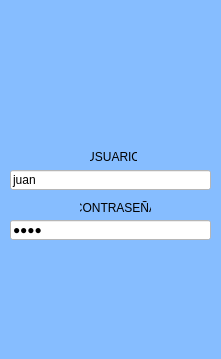
<?xml version="1.0" encoding="UTF-8"?>
<ui version="4.0">
 <class>Login</class>
 <widget class="QWidget" name="Login">
  <property name="geometry">
   <rect>
    <x>0</x>
    <y>0</y>
    <width>221</width>
    <height>359</height>
   </rect>
  </property>
  <property name="sizePolicy">
   <sizepolicy hsizetype="Preferred" vsizetype="MinimumExpanding">
    <horstretch>0</horstretch>
    <verstretch>0</verstretch>
   </sizepolicy>
  </property>
  <property name="windowTitle">
   <string>LOGIN</string>
  </property>
  <property name="styleSheet">
   <string notr="true">background-color: rgb(134, 189, 255);
border-color: rgb(13, 13, 13);</string>
  </property>
  <widget class="QLabel" name="lUsuario">
   <property name="enabled">
    <bool>false</bool>
   </property>
   <property name="geometry">
    <rect>
     <x>90</x>
     <y>150</y>
     <width>47</width>
     <height>13</height>
    </rect>
   </property>
   <property name="styleSheet">
    <string notr="true">color: rgb(0, 0, 0);</string>
   </property>
   <property name="text">
    <string>USUARIO</string>
   </property>
   <property name="alignment">
    <set>Qt::AlignCenter</set>
   </property>
  </widget>
  <widget class="QLabel" name="lClave">
   <property name="geometry">
    <rect>
     <x>80</x>
     <y>200</y>
     <width>71</width>
     <height>16</height>
    </rect>
   </property>
   <property name="text">
    <string>CONTRASEÑA</string>
   </property>
   <property name="alignment">
    <set>Qt::AlignCenter</set>
   </property>
  </widget>
  <widget class="QLabel" name="lAviso">
   <property name="geometry">
    <rect>
     <x>30</x>
     <y>335</y>
     <width>161</width>
     <height>21</height>
    </rect>
   </property>
   <property name="text">
    <string/>
   </property>
  </widget>
  <widget class="QLineEdit" name="leUser">
   <property name="geometry">
    <rect>
     <x>10</x>
     <y>170</y>
     <width>201</width>
     <height>20</height>
    </rect>
   </property>
   <property name="styleSheet">
    <string notr="true">background-color: rgb(255, 255, 255);</string>
   </property>
   <property name="text">
    <string>juan</string>
   </property>
  </widget>
  <widget class="QLineEdit" name="lePass">
   <property name="geometry">
    <rect>
     <x>10</x>
     <y>220</y>
     <width>201</width>
     <height>20</height>
    </rect>
   </property>
   <property name="styleSheet">
    <string notr="true">background-color: rgb(255, 255, 255);</string>
   </property>
   <property name="text">
    <string>1234</string>
   </property>
   <property name="echoMode">
    <enum>QLineEdit::Password</enum>
   </property>
  </widget>
  <widget class="QLabel" name="lIcono">
   <property name="enabled">
    <bool>true</bool>
   </property>
   <property name="geometry">
    <rect>
     <x>60</x>
     <y>30</y>
     <width>100</width>
     <height>100</height>
    </rect>
   </property>
   <property name="minimumSize">
    <size>
     <width>100</width>
     <height>100</height>
    </size>
   </property>
   <property name="maximumSize">
    <size>
     <width>100</width>
     <height>100</height>
    </size>
   </property>
   <property name="text">
    <string/>
   </property>
   <property name="pixmap">
    <pixmap resource="recursos.qrc">:/imagenes/imagenes/auto.png</pixmap>
   </property>
   <property name="scaledContents">
    <bool>true</bool>
   </property>
  </widget>
  <widget class="Boton" name="widgetIngresar" native="true">
   <property name="geometry">
    <rect>
     <x>49</x>
     <y>290</y>
     <width>111</width>
     <height>41</height>
    </rect>
   </property>
  </widget>
 </widget>
 <layoutdefault spacing="6" margin="11"/>
 <customwidgets>
  <customwidget>
   <class>Boton</class>
   <extends>QWidget</extends>
   <header>boton.h</header>
   <container>1</container>
  </customwidget>
 </customwidgets>
 <resources>
  <include location="recursos.qrc"/>
 </resources>
 <connections/>
</ui>
